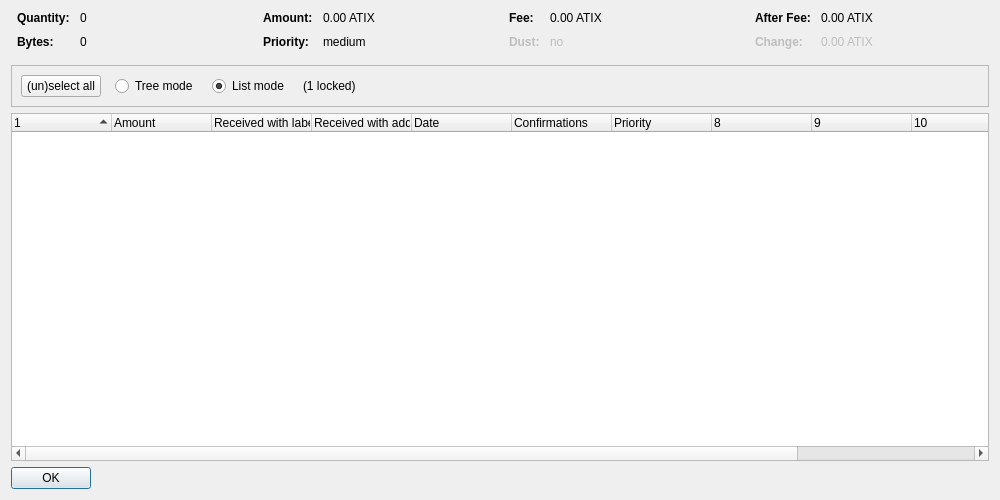
<?xml version="1.0" encoding="UTF-8"?>
<ui version="4.0">
 <class>CoinControlDialog</class>
 <widget class="QDialog" name="CoinControlDialog">
  <property name="geometry">
   <rect>
    <x>0</x>
    <y>0</y>
    <width>1000</width>
    <height>500</height>
   </rect>
  </property>
  <property name="windowTitle">
   <string>Coin Selection</string>
  </property>
  <layout class="QVBoxLayout" name="verticalLayout">
   <item>
    <layout class="QHBoxLayout" name="horizontalLayoutTop" stretch="0,0,0,0">
     <property name="topMargin">
      <number>0</number>
     </property>
     <property name="bottomMargin">
      <number>10</number>
     </property>
     <item>
      <layout class="QFormLayout" name="formLayoutCoinControl1">
       <property name="horizontalSpacing">
        <number>10</number>
       </property>
       <property name="verticalSpacing">
        <number>10</number>
       </property>
       <property name="leftMargin">
        <number>6</number>
       </property>
       <property name="rightMargin">
        <number>6</number>
       </property>
       <item row="0" column="0">
        <widget class="QLabel" name="labelCoinControlQuantityText">
         <property name="font">
          <font>
           <weight>75</weight>
           <bold>true</bold>
          </font>
         </property>
         <property name="text">
          <string>Quantity:</string>
         </property>
        </widget>
       </item>
       <item row="0" column="1">
        <widget class="QLabel" name="labelCoinControlQuantity">
         <property name="cursor">
          <cursorShape>IBeamCursor</cursorShape>
         </property>
         <property name="contextMenuPolicy">
          <enum>Qt::ActionsContextMenu</enum>
         </property>
         <property name="text">
          <string notr="true">0</string>
         </property>
         <property name="textInteractionFlags">
          <set>Qt::LinksAccessibleByMouse|Qt::TextSelectableByKeyboard|Qt::TextSelectableByMouse</set>
         </property>
        </widget>
       </item>
       <item row="1" column="0">
        <widget class="QLabel" name="labelCoinControlBytesText">
         <property name="font">
          <font>
           <weight>75</weight>
           <bold>true</bold>
          </font>
         </property>
         <property name="text">
          <string>Bytes:</string>
         </property>
        </widget>
       </item>
       <item row="1" column="1">
        <widget class="QLabel" name="labelCoinControlBytes">
         <property name="cursor">
          <cursorShape>IBeamCursor</cursorShape>
         </property>
         <property name="contextMenuPolicy">
          <enum>Qt::ActionsContextMenu</enum>
         </property>
         <property name="text">
          <string notr="true">0</string>
         </property>
         <property name="textInteractionFlags">
          <set>Qt::LinksAccessibleByMouse|Qt::TextSelectableByKeyboard|Qt::TextSelectableByMouse</set>
         </property>
        </widget>
       </item>
      </layout>
     </item>
     <item>
      <layout class="QFormLayout" name="formLayoutCoinControl2">
       <property name="horizontalSpacing">
        <number>10</number>
       </property>
       <property name="verticalSpacing">
        <number>10</number>
       </property>
       <property name="leftMargin">
        <number>6</number>
       </property>
       <property name="rightMargin">
        <number>6</number>
       </property>
       <item row="0" column="0">
        <widget class="QLabel" name="labelCoinControlAmountText">
         <property name="font">
          <font>
           <weight>75</weight>
           <bold>true</bold>
          </font>
         </property>
         <property name="text">
          <string>Amount:</string>
         </property>
        </widget>
       </item>
       <item row="0" column="1">
        <widget class="QLabel" name="labelCoinControlAmount">
         <property name="cursor">
          <cursorShape>IBeamCursor</cursorShape>
         </property>
         <property name="contextMenuPolicy">
          <enum>Qt::ActionsContextMenu</enum>
         </property>
         <property name="text">
          <string notr="true">0.00 ATIX</string>
         </property>
         <property name="textInteractionFlags">
          <set>Qt::LinksAccessibleByMouse|Qt::TextSelectableByKeyboard|Qt::TextSelectableByMouse</set>
         </property>
        </widget>
       </item>
       <item row="1" column="0">
        <widget class="QLabel" name="labelCoinControlPriorityText">
         <property name="font">
          <font>
           <weight>75</weight>
           <bold>true</bold>
          </font>
         </property>
         <property name="text">
          <string>Priority:</string>
         </property>
        </widget>
       </item>
       <item row="1" column="1">
        <widget class="QLabel" name="labelCoinControlPriority">
         <property name="cursor">
          <cursorShape>IBeamCursor</cursorShape>
         </property>
         <property name="contextMenuPolicy">
          <enum>Qt::ActionsContextMenu</enum>
         </property>
         <property name="text">
          <string notr="true">medium</string>
         </property>
         <property name="textInteractionFlags">
          <set>Qt::LinksAccessibleByMouse|Qt::TextSelectableByKeyboard|Qt::TextSelectableByMouse</set>
         </property>
        </widget>
       </item>
      </layout>
     </item>
     <item>
      <layout class="QFormLayout" name="formLayoutCoinControl3">
       <property name="horizontalSpacing">
        <number>10</number>
       </property>
       <property name="verticalSpacing">
        <number>10</number>
       </property>
       <property name="leftMargin">
        <number>6</number>
       </property>
       <property name="rightMargin">
        <number>6</number>
       </property>
       <item row="0" column="0">
        <widget class="QLabel" name="labelCoinControlFeeText">
         <property name="font">
          <font>
           <weight>75</weight>
           <bold>true</bold>
          </font>
         </property>
         <property name="text">
          <string>Fee:</string>
         </property>
        </widget>
       </item>
       <item row="0" column="1">
        <widget class="QLabel" name="labelCoinControlFee">
         <property name="cursor">
          <cursorShape>IBeamCursor</cursorShape>
         </property>
         <property name="contextMenuPolicy">
          <enum>Qt::ActionsContextMenu</enum>
         </property>
         <property name="text">
          <string notr="true">0.00 ATIX</string>
         </property>
         <property name="textInteractionFlags">
          <set>Qt::LinksAccessibleByMouse|Qt::TextSelectableByKeyboard|Qt::TextSelectableByMouse</set>
         </property>
        </widget>
       </item>
       <item row="1" column="0">
        <widget class="QLabel" name="labelCoinControlLowOutputText">
         <property name="enabled">
          <bool>false</bool>
         </property>
         <property name="font">
          <font>
           <weight>75</weight>
           <bold>true</bold>
          </font>
         </property>
         <property name="text">
          <string>Dust:</string>
         </property>
        </widget>
       </item>
       <item row="1" column="1">
        <widget class="QLabel" name="labelCoinControlLowOutput">
         <property name="enabled">
          <bool>false</bool>
         </property>
         <property name="cursor">
          <cursorShape>IBeamCursor</cursorShape>
         </property>
         <property name="contextMenuPolicy">
          <enum>Qt::ActionsContextMenu</enum>
         </property>
         <property name="text">
          <string notr="true">no</string>
         </property>
         <property name="textInteractionFlags">
          <set>Qt::LinksAccessibleByMouse|Qt::TextSelectableByKeyboard|Qt::TextSelectableByMouse</set>
         </property>
        </widget>
       </item>
      </layout>
     </item>
     <item>
      <layout class="QFormLayout" name="formLayoutCoinControl4">
       <property name="horizontalSpacing">
        <number>10</number>
       </property>
       <property name="verticalSpacing">
        <number>10</number>
       </property>
       <property name="leftMargin">
        <number>6</number>
       </property>
       <property name="rightMargin">
        <number>6</number>
       </property>
       <item row="0" column="0">
        <widget class="QLabel" name="labelCoinControlAfterFeeText">
         <property name="font">
          <font>
           <weight>75</weight>
           <bold>true</bold>
          </font>
         </property>
         <property name="text">
          <string>After Fee:</string>
         </property>
        </widget>
       </item>
       <item row="0" column="1">
        <widget class="QLabel" name="labelCoinControlAfterFee">
         <property name="cursor">
          <cursorShape>IBeamCursor</cursorShape>
         </property>
         <property name="contextMenuPolicy">
          <enum>Qt::ActionsContextMenu</enum>
         </property>
         <property name="text">
          <string notr="true">0.00 ATIX</string>
         </property>
         <property name="textInteractionFlags">
          <set>Qt::LinksAccessibleByMouse|Qt::TextSelectableByKeyboard|Qt::TextSelectableByMouse</set>
         </property>
        </widget>
       </item>
       <item row="1" column="0">
        <widget class="QLabel" name="labelCoinControlChangeText">
         <property name="enabled">
          <bool>false</bool>
         </property>
         <property name="font">
          <font>
           <weight>75</weight>
           <bold>true</bold>
          </font>
         </property>
         <property name="text">
          <string>Change:</string>
         </property>
        </widget>
       </item>
       <item row="1" column="1">
        <widget class="QLabel" name="labelCoinControlChange">
         <property name="enabled">
          <bool>false</bool>
         </property>
         <property name="cursor">
          <cursorShape>IBeamCursor</cursorShape>
         </property>
         <property name="contextMenuPolicy">
          <enum>Qt::ActionsContextMenu</enum>
         </property>
         <property name="text">
          <string notr="true">0.00 ATIX</string>
         </property>
         <property name="textInteractionFlags">
          <set>Qt::LinksAccessibleByMouse|Qt::TextSelectableByKeyboard|Qt::TextSelectableByMouse</set>
         </property>
        </widget>
       </item>
      </layout>
     </item>
    </layout>
   </item>
   <item>
    <widget class="QFrame" name="frame">
     <property name="minimumSize">
      <size>
       <width>0</width>
       <height>40</height>
      </size>
     </property>
     <property name="frameShape">
      <enum>QFrame::StyledPanel</enum>
     </property>
     <property name="frameShadow">
      <enum>QFrame::Sunken</enum>
     </property>
     <layout class="QHBoxLayout" name="horizontalLayout">
      <item>
       <layout class="QHBoxLayout" name="horizontalLayoutPanel" stretch="0,0,0,0,0">
        <property name="spacing">
         <number>14</number>
        </property>
        <item>
         <widget class="QPushButton" name="pushButtonSelectAll">
          <property name="sizePolicy">
           <sizepolicy hsizetype="Maximum" vsizetype="Fixed">
            <horstretch>0</horstretch>
            <verstretch>0</verstretch>
           </sizepolicy>
          </property>
          <property name="text">
           <string>(un)select all</string>
          </property>
          <property name="autoDefault">
           <bool>false</bool>
          </property>
         </widget>
        </item>
        <item>
         <widget class="QRadioButton" name="radioTreeMode">
          <property name="sizePolicy">
           <sizepolicy hsizetype="Maximum" vsizetype="Fixed">
            <horstretch>0</horstretch>
            <verstretch>0</verstretch>
           </sizepolicy>
          </property>
          <property name="text">
           <string>Tree mode</string>
          </property>
         </widget>
        </item>
        <item>
         <widget class="QRadioButton" name="radioListMode">
          <property name="sizePolicy">
           <sizepolicy hsizetype="Maximum" vsizetype="Fixed">
            <horstretch>0</horstretch>
            <verstretch>0</verstretch>
           </sizepolicy>
          </property>
          <property name="text">
           <string>List mode</string>
          </property>
          <property name="checked">
           <bool>true</bool>
          </property>
         </widget>
        </item>
        <item>
         <widget class="QLabel" name="labelLocked">
          <property name="text">
           <string notr="true">(1 locked)</string>
          </property>
         </widget>
        </item>
        <item>
         <spacer name="horizontalSpacer">
          <property name="orientation">
           <enum>Qt::Horizontal</enum>
          </property>
          <property name="sizeHint" stdset="0">
           <size>
            <width>40</width>
            <height>20</height>
           </size>
          </property>
         </spacer>
        </item>
       </layout>
      </item>
     </layout>
    </widget>
   </item>
   <item>
    <widget class="CoinControlTreeWidget" name="treeWidget">
     <property name="contextMenuPolicy">
      <enum>Qt::CustomContextMenu</enum>
     </property>
     <property name="sortingEnabled">
      <bool>false</bool>
     </property>
     <property name="columnCount">
      <number>12</number>
     </property>
     <attribute name="headerShowSortIndicator" stdset="0">
      <bool>true</bool>
     </attribute>
     <attribute name="headerStretchLastSection">
      <bool>false</bool>
     </attribute>
     <column>
      <property name="text">
       <string/>
      </property>
     </column>
     <column>
      <property name="text">
       <string>Amount</string>
      </property>
     </column>
     <column>
      <property name="text">
       <string>Received with label</string>
      </property>
     </column>
     <column>
      <property name="text">
       <string>Received with address</string>
      </property>
     </column>
     <column>
      <property name="text">
       <string>Date</string>
      </property>
     </column>
     <column>
      <property name="text">
       <string>Confirmations</string>
      </property>
      <property name="toolTip">
       <string>Confirmed</string>
      </property>
     </column>
     <column>
      <property name="text">
       <string>Priority</string>
      </property>
     </column>
     <column>
      <property name="text">
       <string/>
      </property>
     </column>
     <column>
      <property name="text">
       <string/>
      </property>
     </column>
     <column>
      <property name="text">
       <string/>
      </property>
     </column>
     <column>
      <property name="text">
       <string/>
      </property>
     </column>
     <column>
      <property name="text">
       <string/>
      </property>
     </column>
    </widget>
   </item>
   <item>
    <widget class="QDialogButtonBox" name="buttonBox">
     <property name="sizePolicy">
      <sizepolicy hsizetype="Maximum" vsizetype="Fixed">
       <horstretch>0</horstretch>
       <verstretch>0</verstretch>
      </sizepolicy>
     </property>
     <property name="orientation">
      <enum>Qt::Horizontal</enum>
     </property>
     <property name="standardButtons">
      <set>QDialogButtonBox::Ok</set>
     </property>
    </widget>
   </item>
  </layout>
 </widget>
 <customwidgets>
  <customwidget>
   <class>CoinControlTreeWidget</class>
   <extends>QTreeWidget</extends>
   <header>coincontroltreewidget.h</header>
  </customwidget>
 </customwidgets>
 <resources/>
 <connections/>
</ui>
